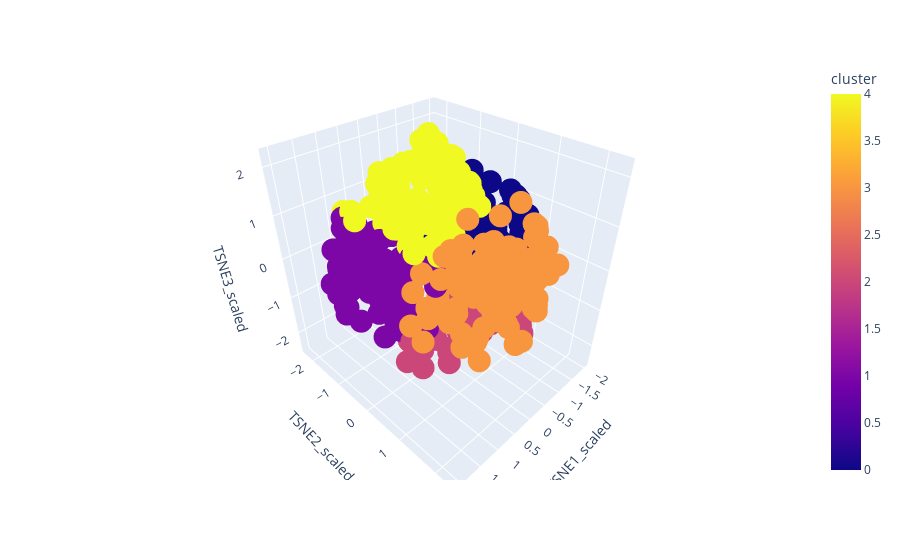

The cell this chart's notebook holds for it:
### Code cell
import plotly.graph_objects as go

fig = px.scatter_3d(tsne_embeddings_df.head(500), x='TSNE1_scaled', y='TSNE2_scaled', z='TSNE3_scaled', color='cluster',
                    hover_data=['review', 'general_category', 'stars', 'sentiment'])

fig.show()

### Figure 1 — Plotly figure (JSON) as saved in the notebook; plotly's stock layout.template omitted (floating-point values rounded to 4 significant figures; data arrays with more than 128 entries replaced by an {"elided": "..."} marker saying what was removed)
{"data": [{"customdata": {"elided": "500x4 mixed values"}, "hovertemplate": "TSNE1_scaled=%{x}<br>TSNE2_scaled=%{y}<br>TSNE3_scaled=%{z}<br>review=%{customdata[0]}<br>general_category=%{customdata[1]}<br>stars=%{customdata[2]}<br>sentiment=%{customdata[3]}<br>cluster=%{marker.color}<extra></extra>", "legendgroup": "", "marker": {"color": {"elided": "500 int values"}, "coloraxis": "coloraxis", "symbol": "circle"}, "mode": "markers", "name": "", "scene": "scene", "showlegend": false, "type": "scatter3d", "x": {"elided": "500 float values"}, "y": {"elided": "500 float values"}, "z": {"elided": "500 float values"}}], "layout": {"coloraxis": {"colorbar": {"title": {"text": "cluster"}}, "colorscale": [[0.0, "#0d0887"], [0.1111, "#46039f"], [0.2222, "#7201a8"], [0.3333, "#9c179e"], [0.4444, "#bd3786"], [0.5556, "#d8576b"], [0.6667, "#ed7953"], [0.7778, "#fb9f3a"], [0.8889, "#fdca26"], [1.0, "#f0f921"]]}, "legend": {"tracegroupgap": 0}, "margin": {"t": 60}, "scene": {"domain": {"x": [0.0, 1.0], "y": [0.0, 1.0]}, "xaxis": {"title": {"text": "TSNE1_scaled"}}, "yaxis": {"title": {"text": "TSNE2_scaled"}}, "zaxis": {"title": {"text": "TSNE3_scaled"}}}}}
